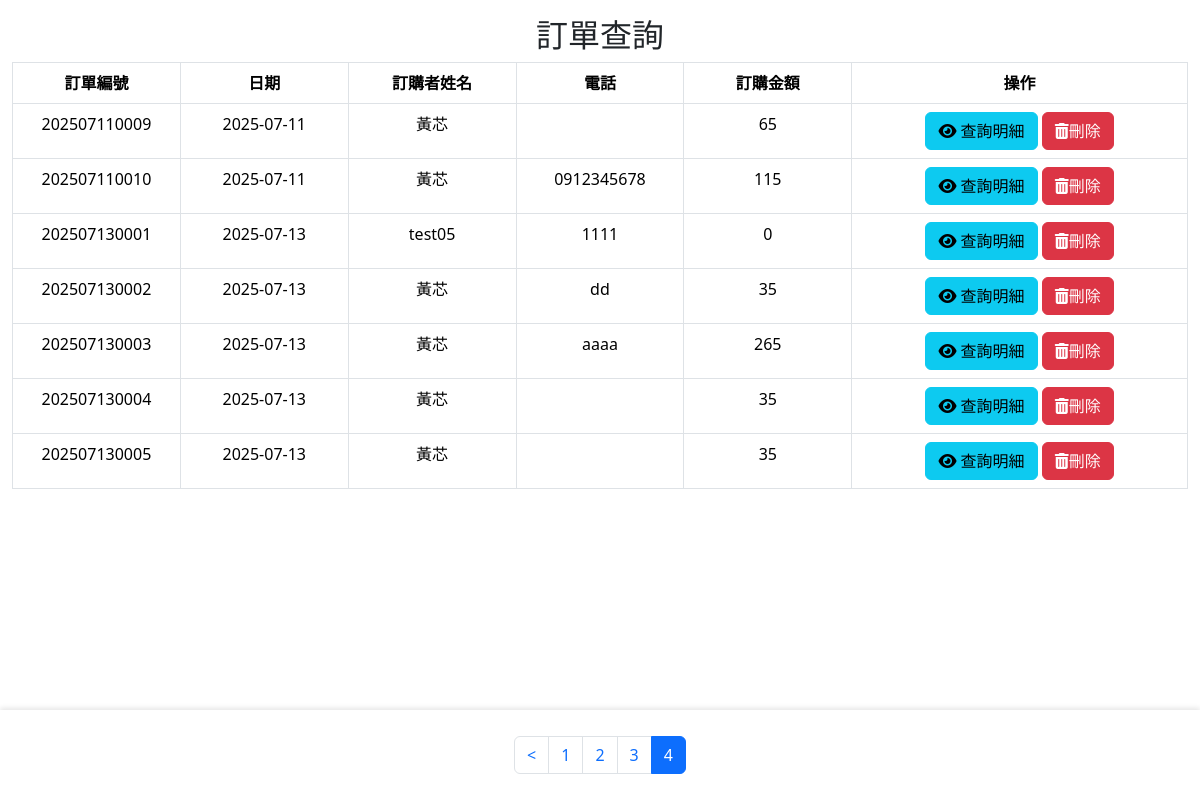
The page /backend/zbd_query_order.php?p=4 on the database as committed earlier.
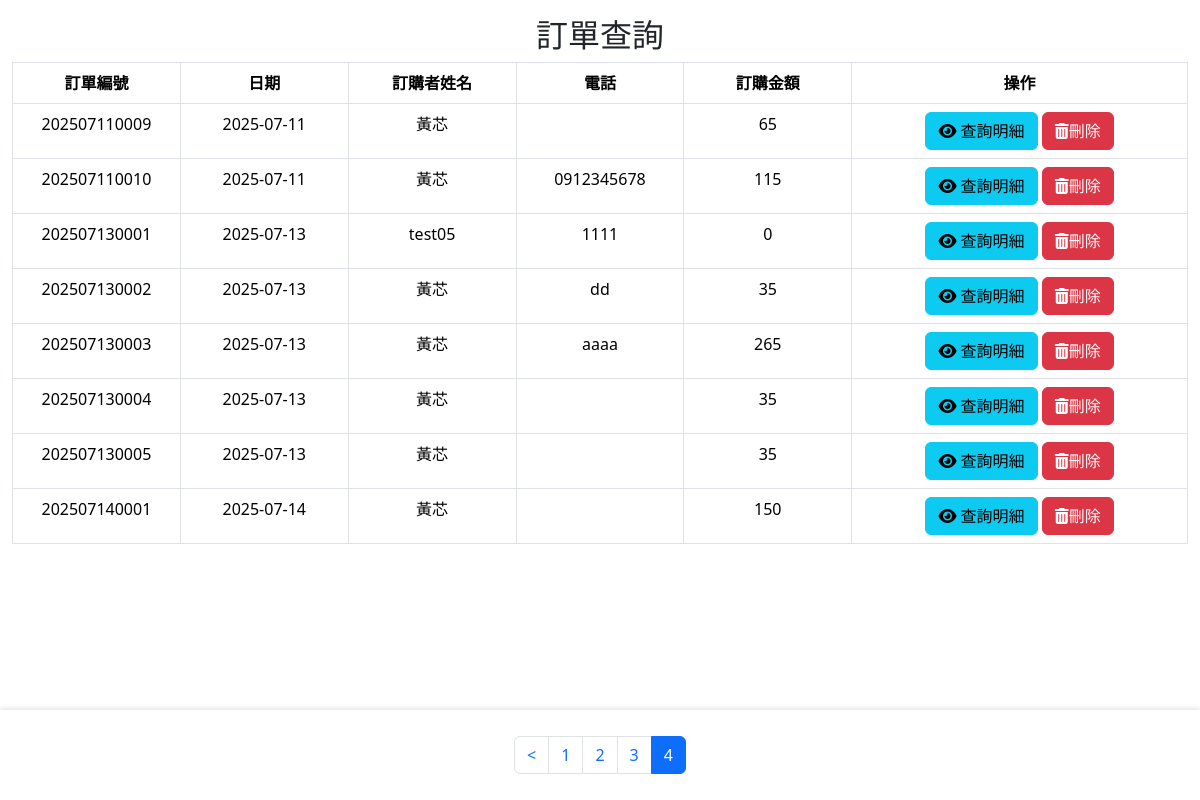
The same page on the database as committed later.
### tables this page shows
CREATE TABLE `order1` (
  `id` int(10) UNSIGNED NOT NULL,
  `date1` date NOT NULL,
  `or_no` varchar(20) NOT NULL,
  `acc` text NOT NULL,
  `name` text NOT NULL,
  `amt` int(11) NOT NULL DEFAULT 0,
  `tel` varchar(20) NOT NULL,
  `created_time` timestamp NOT NULL DEFAULT current_timestamp(),
  `updated_time` timestamp NOT NULL DEFAULT current_timestamp() ON UPDATE current_timestamp()
);

### api/db.php (called while the page is built, shortened)
<?php
class DB{
  private $dsn="mysql:host=localhost;dbname=tieat;charset=utf8";
  private $pdo;
  private $table;
  function __construct($table)
  {
    $this->table=$table;
    $this->pdo=new PDO($this->dsn,'root','');
  }
  function all(...$arg){
   $sql="select * from $this->table ";
   if(isset($arg[0])){
     if(is_array($arg[0])){
        $tmp=$this->arraytosql($arg[0]);
        $sql.=" where ".join(" and ",$tmp);
     }else{
        $sql.=$arg[0];
     }
   }
   return $this->pdo->query($sql)->fetchAll(PDO::FETCH_ASSOC);
  }
}
?>

### backend/zbd_query_order.php (the view, shortened to what this page needs)
<?php
 include_once "../api/db.php";
?>
<!DOCTYPE html>
<html lang="en">
<head>
    <link rel="stylesheet" href="https://cdnjs.cloudflare.com/ajax/libs/bootstrap/5.3.7/css/bootstrap.min.css"
 />
</head>
<body>
    <?php include 'bd_header.php';?>
    <main>
        <div class="container-fluid mt-3">
            <h2 class="text-center">訂單查詢</h2>
            <?php $table='order1'?>
            <table class="table table-bordered table-hover table-fixed">
                <thead>
                    <tr>
                        <th style="width: 10%;">訂單編號</th>
                        <th style="width: 10%;">日期</th>
                        <th style="width: 10%;">訂購者姓名</th>
                        <th style="width: 10%;">電話</th>
                        <th style="width: 10%;">訂購金額</th>
                        <th style="width: 20%;">操作</th>
                    </tr>
                </thead>
                <tbody>
                    <?php
                     $all=count(${ucfirst($table)}->all());
                     $div=8;
                     $pages=ceil($all/$div);
                     $now=$_GET['p']??1;
                     $start=($now-1)*$div;
                     $rows=${ucfirst($table)}->all(" limit $start,$div");
                     foreach ($rows as $row):
                    ?>
                    <tr>
                        <td><?=$row['or_no'];?></td>
                        <td><?=$row['date1'];?></td>
                        <td><?=$row['name'];?></td>
                        <td><?=$row['tel'];?></td>
                        <td><?=$row['amt'];?></td>
                        <td>
                            <button class="btn btn-info view-details" data-bs-toggle="modal" data-bs-target="#orderModal"
                                data-or-no="<?=$row['or_no'];?>">
                                <i class="fa-solid fa-eye"></i> 查詢明細
                            </button>
                            <a class="btn btn-danger" href="../api/delete.php?id=<?=$row['id'];?>&table=<?=$table;?>"><i
                                    class="fa-solid fa-trash-can"></i>刪除</a>
                        </td>
                    </tr>
                    <?php
                    endforeach;
                    ?>
                </tbody>
            </table>
            <div class="fixed-footer">
                <div class="container mt-3">
                    <ul class="pagination justify-content-center">
                        <?php if($now-1>0): ?>
                         <li class="page-item"><a class="page-link" href="?p=<?=$now-1;?>"><</a></li>
                        <?php endif ;?>
                        <?php for($i=1;$i<=$pages;$i++): ?>
                         <li class="page-item <?=($now==$i)?'active':'';?>"><a class="page-link"
                                href="?p=<?=$i;?>"><?=$i;?></a></li>
                        <?php endfor;?>
                    </ul>
                </div>
            </div>
        </div>
    </main>
</body>
</html>

Rows that differ between the two databases and show on the page:
added order1: or_no "202507140001", date1 "2025-07-14", name "黃芯", amt "150"
